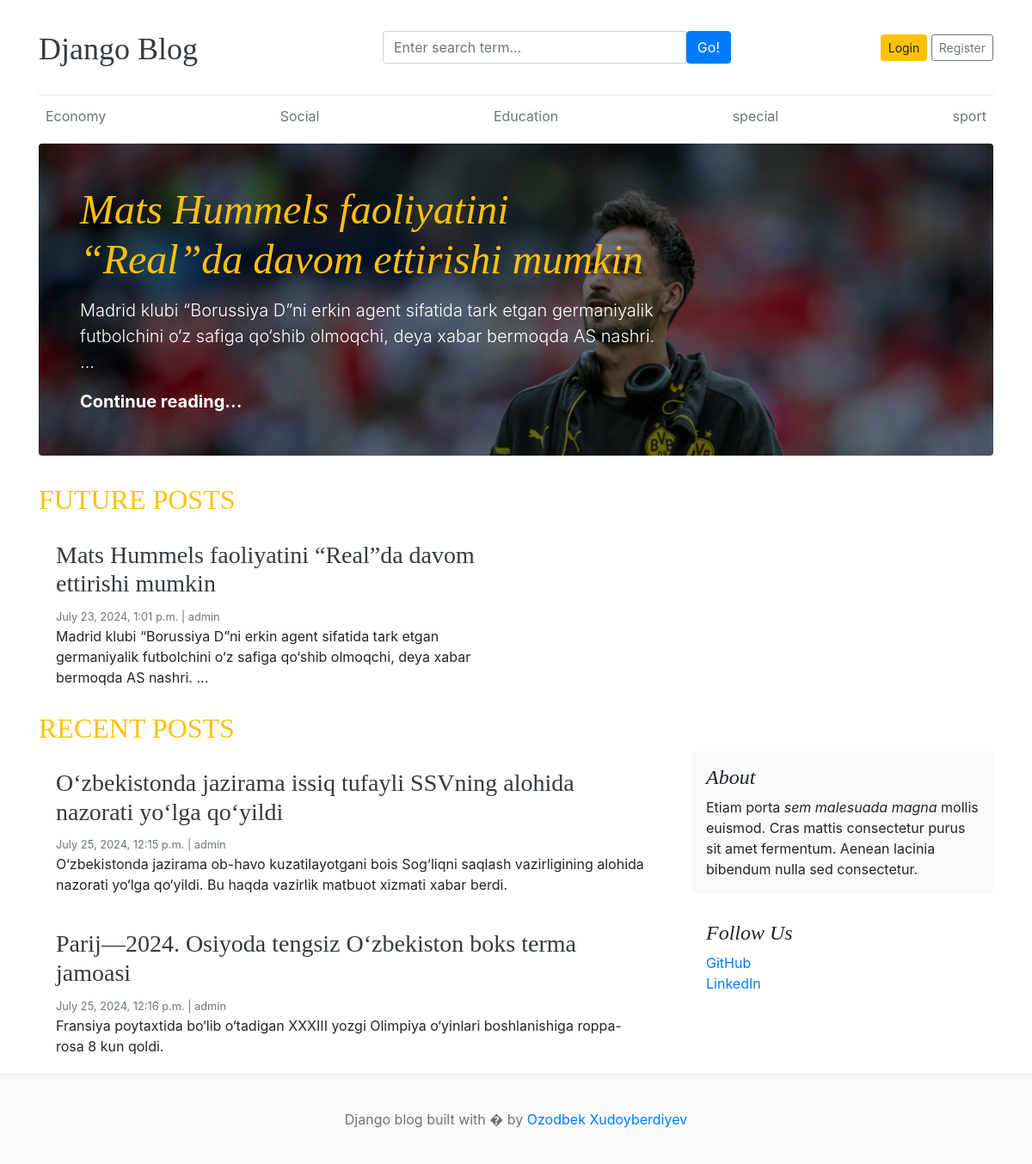
The page / on the database its author committed.
### blogs/models.py (models this page shows, shortened)
class Category(models.Model):
    name = models.CharField(max_length=100)
    created_at = models.DateTimeField(auto_now_add=True)
    updated_at = models.DateTimeField(auto_now=True)
    def __str__(self) -> str:
        return self.name
    class Meta:
        verbose_name_plural="Categories"
        verbose_name="Category"

class Blog(models.Model):
    title = models.CharField(max_length=200)
    slug = models.SlugField(unique=True, null=False)
    category = models.ForeignKey(Category, on_delete=models.SET_NULL, null=True)
    author = models.ForeignKey(User, on_delete=models.SET_NULL, null=True)
    featured_image = models.ImageField(upload_to='uploads/%Y/%m/%d')
    short_description = models.CharField(max_length=200)
    body = models.TextField(max_length=2000)
    status = models.IntegerField(choices=STATUS_CHOICES, default=0)
    is_featured = models.BooleanField(default=False)
    created_at = models.DateTimeField(auto_now_add=True)
    updated_at = models.DateTimeField(auto_now=True)

### blog_site/views.py (the view)
# urls.py: 2. Add a URL to urlpatterns:  path('', views.home, name='home')
def home(request):
    posts = Blog.objects.filter(is_featured=True,status=1)
    blogs = Blog.objects.filter(is_featured=False,status=1)
    context = {
        'posts':posts,
        'blogs':blogs
    }
    return render(request, "home.html",context)

### blogs/context_processor.py (called while the page is built)
def get_categories(request):
    categories = Category.objects.all()
    return {'categories':categories}

### settingapp/context_processor.py (called while the page is built)
def get_social_links(request):
    social_links = Social_links.objects.all()
    return {'social_links':social_links}

### template/home.html
{% extends 'base.html' %}
 {% load static %}
 {% block content %}
 {% for post in posts %} {% if forloop.first %}
<div
  class="jumbotron p-3 p-md-5 text-white rounded bg-dark"
  style="
          background-image: url({{post.featured_image.url}});
          background-blend-mode: overlay;
          background-size: cover;
        "
>
  <div class="col-md-8 px-0">
    <h1 class="display-4 font-italic"><a href="{% url 'single_blog' post.slug %}" class="text-warning">{{post.title}}</a></h1>
    <p class="lead my-3">{{post.short_description |truncatewords:20 }}</p>
    <p class="lead mb-0">
      <a href="{% url 'single_blog' post.slug %}" class="text-white font-weight-bold">Continue reading...</a>
    </p>
  </div>
</div>
{% endif %} {% endfor %}
<h2 class="text-uppercase text-warning">Future Posts</h2>
<div class="row mb-2">
  {% for post in posts %} {% if forloop.first %}
  <div class="col-md-6">
    <div class="card border-0">
      <div class="card-body">
        <h3><a href="{% url 'single_blog' post.slug %}" class="text-dark">{{post.title}}</a></h3>
        <small class="mb-1 text-muted"
          >{{post.created_at}} | {{post.author}}</small
        >
        <p class="card-text">{{post.short_description | truncatewords:20}}</p>
      </div>
    </div>
  </div>
  {% endif %} {% endfor %}
</div>
<h2 class="text-uppercase text-warning">Recent Posts</h2>
<main role="main" class="container p-0">
  <div class="row">
    <div class="col-md-8 blog-main">
      {% for post in blogs %}
      <div class="card border-0">
        <div class="card-body">
          <h3><a href="{% url 'single_blog' post.slug %}" class="text-dark">{{post.title}}</a></h3>
          <small class="mb-1 text-muted"
            >{{post.created_at}} | {{post.author}}</small
          >
          <p class="card-text">{{post.short_description | truncatewords:20}}</p>
        </div>
      </div>
      {% endfor %}
    </div>
    <aside class="col-md-4 blog-sidebar">
      <div class="p-3 mb-3 bg-light rounded">
        <h4 class="font-italic">About</h4>
        <p class="mb-0">
          Etiam porta <em>sem malesuada magna</em> mollis euismod. Cras mattis
          consectetur purus sit amet fermentum. Aenean lacinia bibendum nulla
          sed consectetur.
        </p>
      </div>
      <div class="p-3">
        <h4 class="font-italic">Follow Us</h4>
        <ol class="list-unstyled">
          <li><a href="#">GitHub</a></li>
          <li><a href="#">LinkedIn</a></li>
        </ol>
      </div>
    </aside>
  </div>
</main>
{% endblock %}

### template/base.html (shortened to what this page needs)
{% load static %}
<!DOCTYPE html>
<html lang="en">
  <head>
    <link
      href="https://getbootstrap.com/docs/4.0/dist/css/bootstrap.min.css"
      rel="stylesheet"
    />
    <link href="{% static 'css/blog.css' %}" rel="stylesheet" />
  </head>
  <body>
    <div class="container">
      <header class="blog-header py-3">
        <div class="row flex-nowrap justify-content-between align-items-center">
          <div class="col-4 pt-1">
            <a class="blog-header-logo text-dark" href="/">Django Blog</a>
          </div>
          <div class="col-5">
            <form action="{% url 'search' %}" method="get">
              <div class="card-body">
                <div class="input-group">
                  <input
                    class="form-control"
                    type="text"
                    placeholder="Enter search term..."
                    aria-label="Enter search term..."
                    aria-describedby="button-search"
                    name="keyword"
                    value="{{keyword}}"
                  />
                  <button
                    class="btn btn-primary"
                    id="button-search"
                    type="submit"
                  >
                    Go!
                  </button>
                </div>
              </div>
            </form>
          </div>
          <div class="col-3 d-flex justify-content-end align-items-center">
            {% if user.is_authenticated %} {{user}}&nbsp;&nbsp;<a
              class="text-primary"
              href="{% url 'dashboard' %}"
              >Dashboard</a
            >
            &nbsp;&nbsp;
            <a class="btn btn-sm btn-warning" href="{% url 'logout' %}"
              >Logout</a
            >
            &nbsp; {% else %}
            <a class="btn btn-sm btn-warning" href="{% url 'login' %}">Login</a>
            <a
              class="btn btn-sm btn-outline-secondary"
              href="{% url 'register' %}"
              >Register</a
            >
            {% endif %}
          </div>
        </div>
      </header>
      <div class="nav-scroller py-1 mb-2">
        <nav class="nav d-flex justify-content-between">
          {% for category in categories %}
          <a
            class="p-2 text-muted"
            href="{% url 'posts_by_category' category.id %}"
            >{{category}}</a
          >
          {% endfor %}
        </nav>
      </div>
      {% block content %} {% endblock %}
    </div>
    <footer class="blog-footer">
      <p>Django blog built with � by <a href="#">Ozodbek Xudoyberdiyev</a></p>
    </footer>
  </body>
</html>

### blog_site/static/css/blog.css (style rules this page uses)
.blog-header { border-bottom: 1px solid #e5e5e5; }
.blog-header-logo { font-family: "Playfair Display", Georgia, "Times New Roman", serif; font-size: 2.25rem; }
h1, h2, h3, h4, h5, h6 { font-family: "Playfair Display", Georgia, "Times New Roman", serif; }
.display-4 { font-size: 2.5rem; }
@media (min-width: 768px) { .display-4 { font-size: 3rem; } }
.blog-footer { padding: 2.5rem 0; color: #727272; text-align: center; background-color: #f9f9f9; border-top: .05rem solid #e5e5e5; }
.blog-footer p:last-child { margin-bottom: 0; }

### rows shown on the page
Category: name "Economy"
Category: name "Social"
Category: name "Education"
Category: name "special"
Category: name "sport"
Blog: featured_image (picture), title "Mats Hummels faoliyatini “Real”da davom ettirishi mumkin", short_description "Madrid klubi “Borussiya D”ni erkin agent sifatida tark etgan germaniyalik futbolchini o‘z safiga qo‘shib olmoqchi, deya xabar bermoqda AS nashri. …", created_at "July 23, 2024, 1:01 p.m.", author "admin"
Blog: title "O‘zbekistonda jazirama issiq tufayli SSVning alohida nazorati yo‘lga qo‘yildi", created_at "July 25, 2024, 12:15 p.m.", author "admin", short_description "O‘zbekistonda jazirama ob-havo kuzatilayotgani bois Sog‘liqni saqlash vazirligining alohida nazorati yo‘lga qo‘yildi. Bu haqda vazirlik matbuot xizmati xabar berdi."
Blog: title "Parij—2024. Osiyoda tengsiz O‘zbekiston boks terma jamoasi", created_at "July 25, 2024, 12:16 p.m.", author "admin", short_description "Fransiya poytaxtida bo‘lib o‘tadigan XXXIII yozgi Olimpiya o‘yinlari boshlanishiga roppa-rosa 8 kun qoldi."
